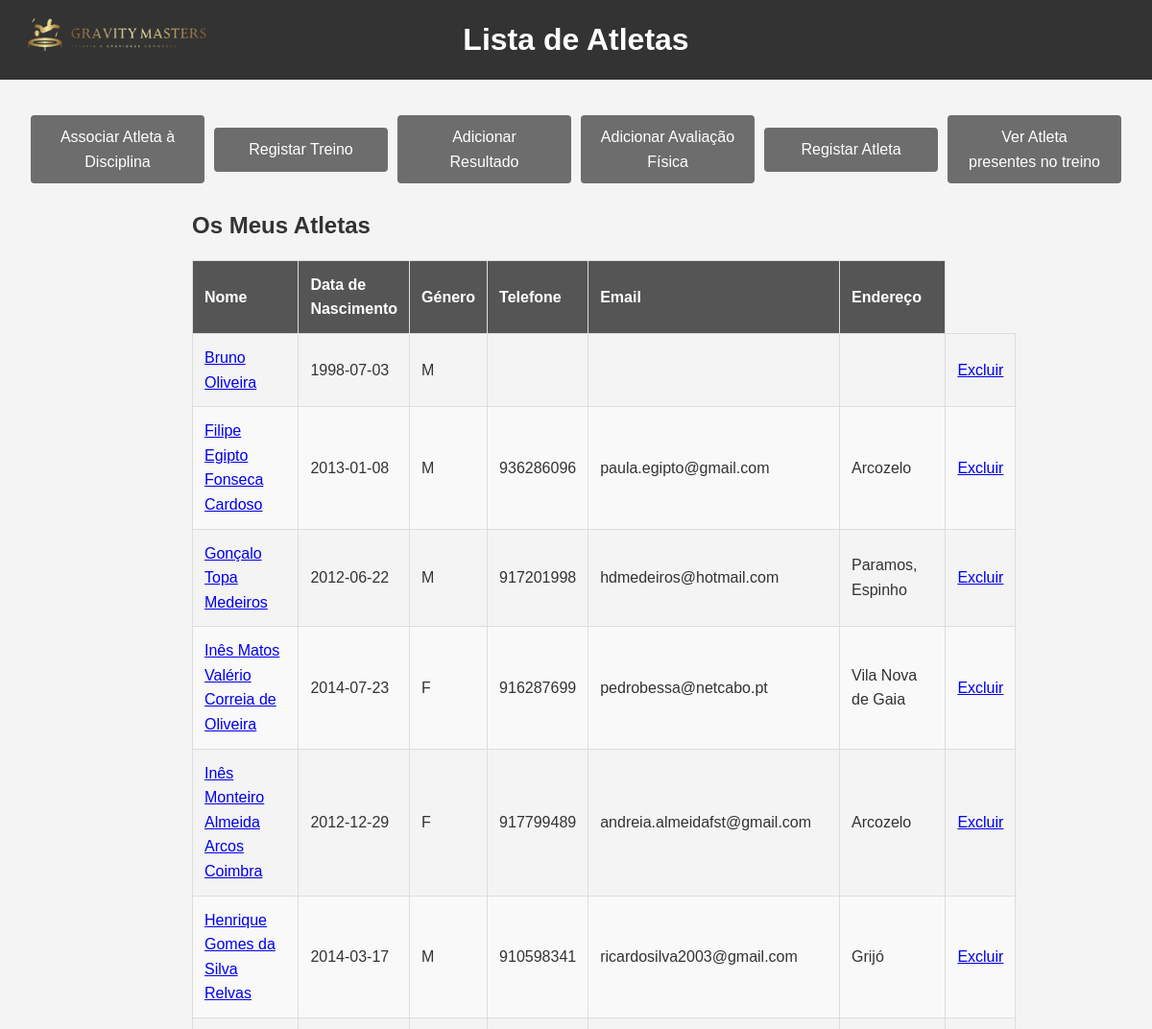
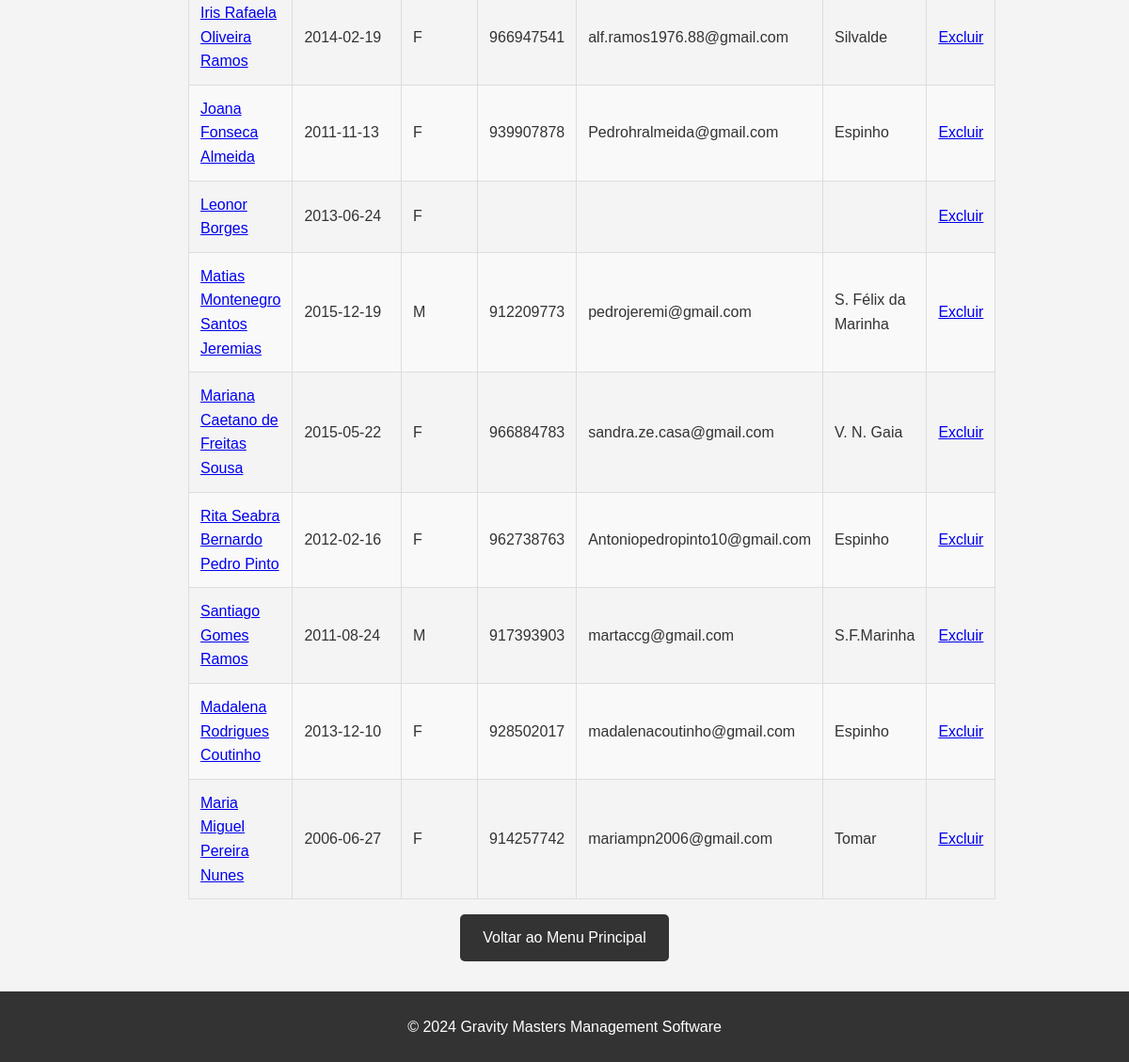
The app's page /frontend/list_athletes.php (signed in) with its own data (2 pictures, top to bottom).
### tables this page shows
CREATE TABLE "Athlete" (
    idAthlete INTEGER PRIMARY KEY AUTOINCREMENT,
    name VARCHAR(255) NOT NULL,
    birthday DATE,
    genre VARCHAR(1) NOT NULL,
    mobile VARCHAR(20),
    email VARCHAR(255), username TEXT,
    password VARCHAR(255),
    address VARCHAR(255),
    ageGroup VARCHAR(255), "fgpNumber" TEXT, "tag_uid" TEXT,
    UNIQUE(idAthlete)
);

### frontend/list_athletes.php (the view, shortened to what this page needs)
<!DOCTYPE html>
<html lang="pt">
<head>
    <link rel="stylesheet" href="../css/list_athletes.css">
</head>
<body>
    <header>
        <div class="header-content">
            <h1>Lista de Atletas</h1>
        </div>
        <div class="logo-content">
            <img src="..\imagens\teste.png" alt="Logo do Clube" class="header-logo">
        </div>
    </header>
    <main>
        <div class="menuAtletas">
            <nav>
                <ul>
                    <li><a href="assign_discipline.php">Associar Atleta à Disciplina</a></li>
                    <li><a href="schedule_training.php">Registar Treino</a></li>
                    <li><a href="list_competition.php">Adicionar Resultado</a></li>
                    <li><a href="condition_add.php">Adicionar Avaliação Física</a></li>
                    <li><a href="addAthlete.php">Registar Atleta</a></li>
                    <li><a href="listAthletebyTraining.php">Ver Atleta presentes no treino </a></li>
                </ul>
            </nav>
        </div>
        <div class="athlete-list">
            <h2>Os Meus Atletas</h2>
            <table>
                <thead>
                    <tr>
                        <th>Nome</th>
                        <th>Data de Nascimento</th>
                        <th>Género</th>
                        <th>Telefone</th>
                        <th>Email</th>
                        <th>Endereço</th>
                    </tr>
                </thead>
                <tbody>
                    <?php
                    include __DIR__ . '/../backend/db_connect.php';
                    $coach_id = $_SESSION['user_id'];
                    try {
                        $sql = "SELECT DISTINCT A.idAthlete, A.name, A.birthday, A.genre, A.mobile, A.email, A.address
                                FROM Athlete A
                                JOIN AthleteDiscipline AD ON A.idAthlete = AD.idAthlete
                                JOIN CoachingStaffDiscipline CD ON AD.idDiscipline = CD.idDiscipline
                                WHERE CD.idCoachingStaff = :coach_id";
                        $stmt = $conn->prepare($sql);
                        $stmt->bindParam(':coach_id', $coach_id);
                        $stmt->execute();
                        while ($row = $stmt->fetch(PDO::FETCH_ASSOC)) {
                            echo "<tr>";
                            echo "<td><a href='personalAthlete.php?idAthlete={$row['idAthlete']}'>{$row['name']}</a></td>";
                            echo "<td>{$row['birthday']}</td>";
                            echo "<td>{$row['genre']}</td>";
                            echo "<td>{$row['mobile']}</td>";
                            echo "<td>{$row['email']}</td>";
                            echo "<td>{$row['address']}</td>";
                            echo "<td><a href='../backend/delete_athlete.php?idAthlete={$row['idAthlete']}' onclick='return confirm(\"Tem certeza de que deseja excluir este atleta?\")'>Excluir</a></td>";
                            echo "</tr>";
                        }
                    } catch (Exception $e) {
                        echo "<tr><td colspan='7'>Erro: " . $e->getMessage() . "</td></tr>";
                    }
                    ?>
                </tbody>
            </table>
        </div>
        <div class="back-button">
            <a href="menu_coach.php">Voltar ao Menu Principal</a>
        </div>
    </main>
    <footer>
        <p>&copy; 2024 Gravity Masters Management Software</p>
    </footer>
</body>
</html>

### css/list_athletes.css (style rules this page uses)
* { margin: 0; padding: 0; box-sizing: border-box; }
body { font-family: Arial, sans-serif; line-height: 1.6; background-color: #f4f4f4; color: #333; display: flex; flex-direction: column; min-height: 100vh; }
header { background: #333; color: #fff; padding: 1rem; max-height: 90px; }
.header-content { display: flex; align-items: center; justify-content: space-between; max-width: 1200px; margin: 0 auto; padding: 0 1rem; }
.header-logo { max-height: 100%; height: auto; margin-right: 0rem; }
header h1 { flex: 1; text-align: center; margin: 0; font-size: 2rem; }
.logo-content { position: absolute; top: 10px; left: 20px; }
main { flex: 1; padding: 2rem; display: flex; flex-direction: column; align-items: center; }
.athlete-list { max-width: 800px; width: 100%; }
.athlete-list h2 { font-size: 1.5rem; margin-bottom: 1rem; }
table { width: 100%; border-collapse: collapse; margin-top: 1rem; }
thead { background: #333; color: #fff; }
th, td { padding: 0.75rem; border: 1px solid #ddd; text-align: left; }
th { background: #555; }
tbody tr:nth-child(even) { background: #f9f9f9; }
.menuAtletas { margin-bottom: 20px; width: 100%; }
.menuAtletas nav ul { list-style-type: none; padding: 0; display: flex; justify-content: space-between; align-items: center; width: 100%; gap: 10px; }
.menuAtletas nav ul li { margin: 5px 0; flex: 1; }
.menuAtletas nav ul li a { text-decoration: none; padding: 10px 20px; background-color: #6d6d6d; color: white; border-radius: 4px; transition: background-color 0.3s; display: block; text-align: center; }
.back-button { text-align: center; margin-top: 1rem; }
.back-button a { display: inline-block; padding: 0.75rem 1.5rem; background-color: #333; color: #fff; text-decoration: none; border-radius: 5px; transition: background-color 0.3s ease; }
footer { background-color: #333; color: #fff; text-align: center; padding: 25px; position: sticky; top:100%; bottom: 0; width: 100%; }

### records on screen
athlete: name "Bruno Oliveira", birthday "1998-07-03", genre "M"
athlete: name "Filipe Egipto Fonseca Cardoso", birthday "2013-01-08", genre "M", mobile "936286096", email "paula.egipto@gmail.com", address "Arcozelo"
athlete: name "Gonçalo Topa Medeiros", birthday "2012-06-22", genre "M", mobile "917201998", email "hdmedeiros@hotmail.com", address "Paramos, Espinho"
athlete: name "Inês Matos Valério Correia de Oliveira", birthday "2014-07-23", genre "F", mobile "916287699", email "pedrobessa@netcabo.pt", address "Vila Nova de Gaia"
athlete: name "Inês Monteiro Almeida Arcos Coimbra", birthday "2012-12-29", genre "F", mobile "917799489", email "andreia.almeidafst@gmail.com", address "Arcozelo"
athlete: name "Henrique Gomes da Silva Relvas", birthday "2014-03-17", genre "M", mobile "910598341", email "ricardosilva2003@gmail.com", address "Grijó"
athlete: name "Iris Rafaela Oliveira Ramos", birthday "2014-02-19", genre "F", mobile "966947541", email "alf.ramos1976.88@gmail.com", address "Silvalde"
athlete: name "Joana Fonseca Almeida", birthday "2011-11-13", genre "F", mobile "939907878", email "Pedrohralmeida@gmail.com", address "Espinho"
athlete: name "Leonor Borges", birthday "2013-06-24", genre "F"
athlete: name "Matias Montenegro Santos Jeremias", birthday "2015-12-19", genre "M", mobile "912209773", email "pedrojeremi@gmail.com", address "S. Félix da Marinha"
athlete: name "Mariana Caetano de Freitas Sousa", birthday "2015-05-22", genre "F", mobile "966884783", email "sandra.ze.casa@gmail.com", address "V. N. Gaia"
athlete: name "Rita Seabra Bernardo Pedro Pinto", birthday "2012-02-16", genre "F", mobile "962738763", email "Antoniopedropinto10@gmail.com", address "Espinho"
athlete: name "Santiago Gomes Ramos", birthday "2011-08-24", genre "M", mobile "917393903", email "martaccg@gmail.com", address "S.F.Marinha"
athlete: name "Madalena Rodrigues Coutinho", birthday "2013-12-10", genre "F", mobile "928502017", email "madalenacoutinho@gmail.com", address "Espinho"
athlete: name "Maria Miguel Pereira Nunes", birthday "2006-06-27", genre "F", mobile "914257742", email "mariampn2006@gmail.com", address "Tomar"
